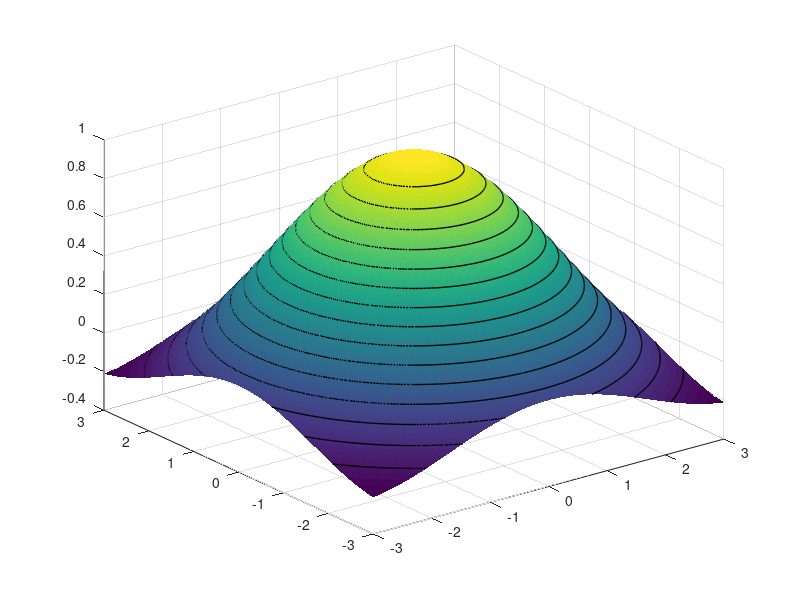

Recreate this plot in MATLAB. (Note: this script raises an error after producing the figure.)
% Prog_02b.m: 3-D plot with contours, colors and lighting.
% You can rotate the figure once it plots.
figure;
[x,y]=meshgrid(linspace(-3,3,200));
z=sin(sqrt(x.^2+y.^2))./(sqrt(x.^2+y.^2)+eps); % Denominator never zero.
surf(x,y,z,'EdgeColor','none');
hold on;
contour3(x,y,z,15,'k','LineWidth',1);
colormap parula;
colorbar;
camlight headlight;
lighting gouraud;
view(45,30);
axis tight;
grid on;
title('Surface + Contours with Lighting');
set(gca,'FontSize',14); % Get current axis.
% End Prog_2b.m.
